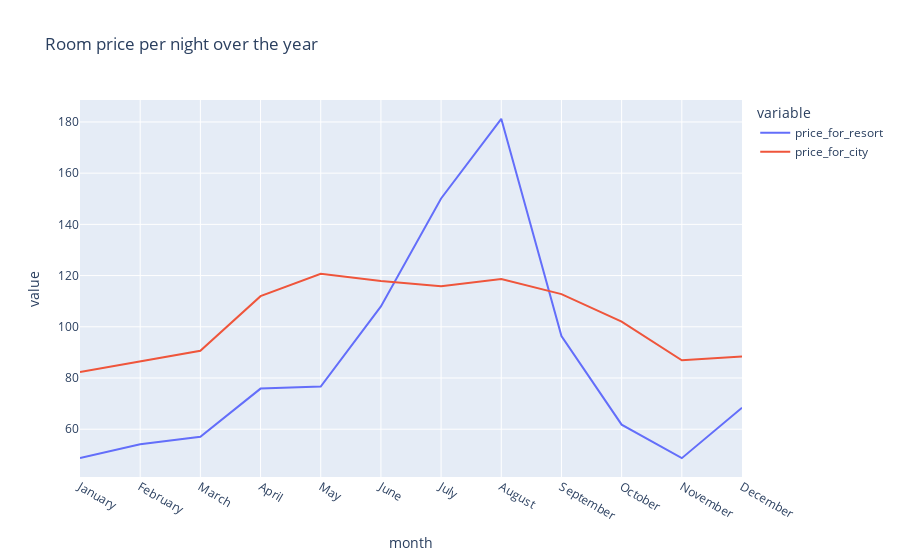

This figure's notebook cell:
### Code cell
px.line(final2,x='month',y=['price_for_resort','price_for_city'],title='Room price per night over the year')

### Figure 1 — Plotly figure (JSON) as saved in the notebook; plotly's stock layout.template omitted (floating-point values rounded to 4 significant figures)
{"data": [{"hovertemplate": "variable=price_for_resort<br>month=%{x}<br>value=%{y}<extra></extra>", "legendgroup": "price_for_resort", "line": {"color": "#636efa", "dash": "solid"}, "mode": "lines", "name": "price_for_resort", "orientation": "v", "showlegend": true, "type": "scatter", "x": ["January", "February", "March", "April", "May", "June", "July", "August", "September", "October", "November", "December"], "xaxis": "x", "y": [48.76, 54.15, 57.06, 75.87, 76.66, 108.0, 150.1, 181.2, 96.42, 61.78, 48.71, 68.41], "yaxis": "y"}, {"hovertemplate": "variable=price_for_city<br>month=%{x}<br>value=%{y}<extra></extra>", "legendgroup": "price_for_city", "line": {"color": "#EF553B", "dash": "solid"}, "mode": "lines", "name": "price_for_city", "orientation": "v", "showlegend": true, "type": "scatter", "x": ["January", "February", "March", "April", "May", "June", "July", "August", "September", "October", "November", "December"], "xaxis": "x", "y": [82.33, 86.52, 90.66, 112.0, 120.7, 117.9, 115.8, 118.7, 112.8, 102.0, 86.95, 88.4], "yaxis": "y"}], "layout": {"legend": {"title": {"text": "variable"}, "tracegroupgap": 0}, "title": {"text": "Room price per night over the year"}, "xaxis": {"anchor": "y", "domain": [0, 1], "title": {"text": "month"}}, "yaxis": {"anchor": "x", "domain": [0, 1], "title": {"text": "value"}}}}
